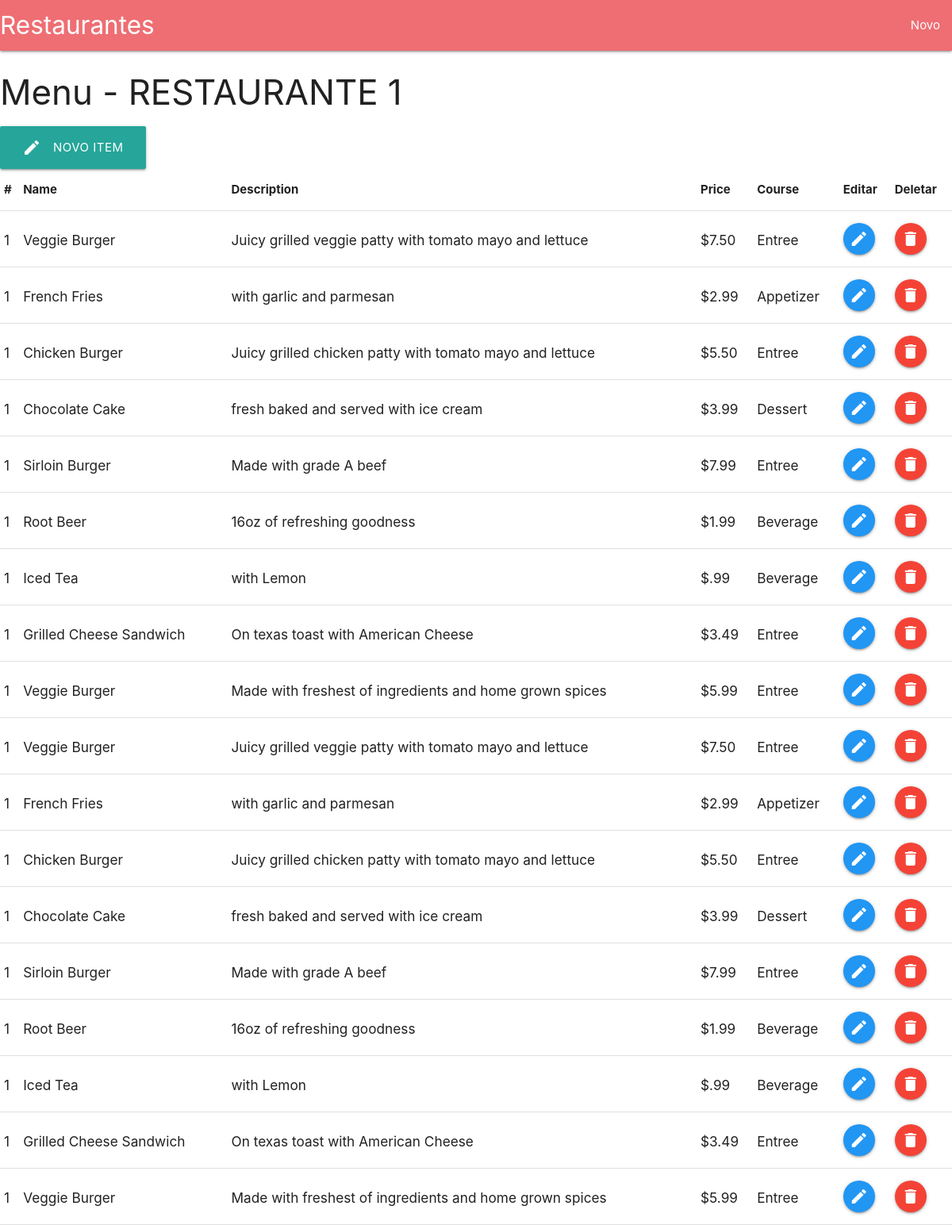
Before: /restaurant/1/menu/ with the older database file.
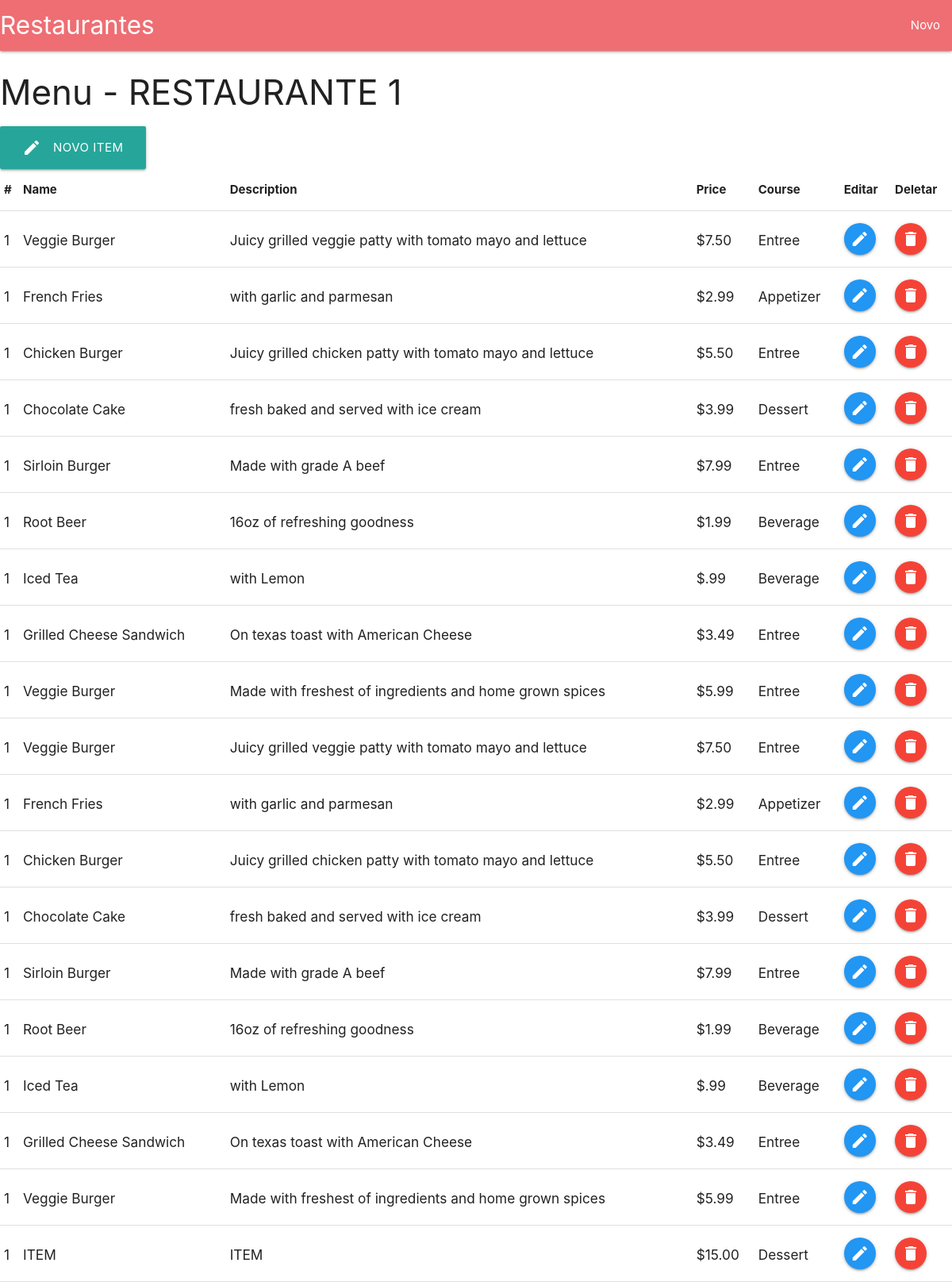
After: the same page with the newer database file.
### database_setup.py (models this page shows)
class MenuItem(Base):
    __tablename__ = 'menu_item'
    id = Column(Integer, primary_key=True)
    name = Column(String(80), nullable=False)
    description = Column(String(250))
    price = Column(String(8))
    course = Column(String(250))
    restaurant_id = Column(Integer,ForeignKey('restaurant.id'))
    restaurant = relationship(Restaurant)

### project.py (the view)
@app.route('/restaurant/<int:restaurant_id>/', methods=['GET', 'POST'])
@app.route('/restaurant/<int:restaurant_id>/menu/', methods=['GET', 'POST'])
def showMenu(restaurant_id):
    restaurant = session.query(Restaurant).filter_by(id=restaurant_id).one()
    items = session.query(MenuItem).filter_by(restaurant_id = restaurant.id)
    return render_template('menu.html', restaurant=restaurant, items=items)

### templates/menu.html (shortened to what this page needs)
<!DOCTYPE html>
<html lang="pt-br" dir="ltr">
  <head>
     <link type="text/css" rel="stylesheet" href="/static/css/materialize.min.css"  media="screen,projection"/>
  </head>
  <body>
      <nav>
        <div class="nav-wrapper">
          <a href='{{ url_for('showRestaurant') }}' class="brand-logo">Restaurantes</a>
          <ul id="nav-mobile" class="right hide-on-med-and-down">
            <li><a href='{{ url_for('newRestaurant') }}'>Novo</a></li>
          </ul>
        </div>
      </nav>
      <h3>Menu - {{ restaurant.name }}</h3>
      <a href='{{ url_for('newMenuItem', restaurant_id = restaurant.id )}}' class="waves-effect waves-light btn-large">
        <i class="material-icons left">edit</i>
        Novo Item
      </a>
      <table class="highlight">
        <thead>
          <tr>
              <th>#</th>
              <th>Name</th>
              <th>Description</th>
              <th>Price</th>
              <th>Course</th>
              <th>Editar</th>
              <th>Deletar</th>
          </tr>
        </thead>
        <tbody>
      {% for item in items %}
          <tr>
            <td>
              <h6>{{ 1 }}</h6>
            </td>
            <td>
              <h6>{{ item.name }}</h6>
            </td>
            <td>
              <h6>{{ item.description }}</h6>
            </td>
            <td>
              <h6>{{ item.price }}</h6>
            </td>
            <td>
              <h6>{{ item.course }}</h6>
            </td>
            <td>
              <a class="btn-floating  waves-effect waves-light blue" href='{{ url_for('editMenuItem', restaurant_id = item.restaurant_id, menu_id = item.id ) }}'>
                <i class="material-icons">edit</i>
              </a>
            </td>
            <td>
              <a class="btn-floating  waves-effect waves-light red" href='{{ url_for('deleteMenuItem', restaurant_id = item.restaurant_id, menu_id = item.id ) }}'>
                <i class="material-icons">delete</i>
              </a>
            </td>
          </tr>
        </tbody>
      {% endfor %}
      </table>
    </body>
  </html>

Changed rows visible on the page:
added MenuItem: restaurant "1", name "ITEM", description "ITEM", price "$15.00", course "Dessert"
